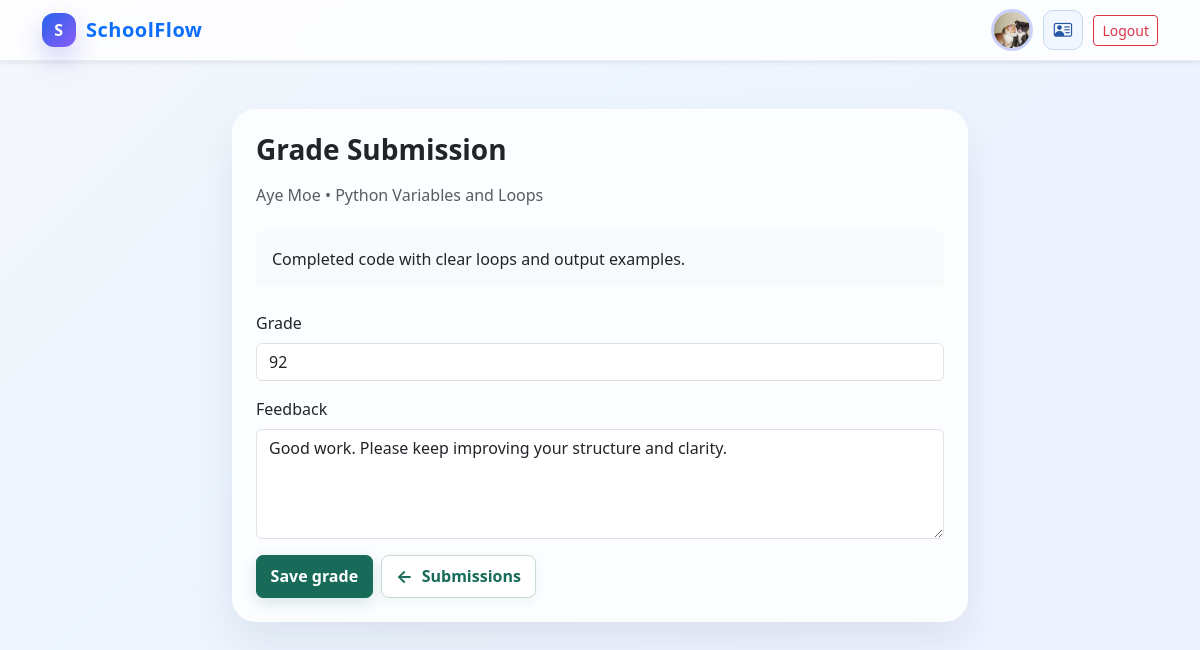
Screenshot of /submission/grade/6/ (signed in) with the database file from the repository.
### portal/models.py (models this page shows, shortened)
class User(AbstractUser):
    is_teacher = models.BooleanField(default=False)
    is_student = models.BooleanField(default=False)
    phone = models.CharField(max_length=20, blank=True, null=True)
    address = models.TextField(blank=True, null=True)
    profile_image = models.ImageField(upload_to='profiles/', blank=True, null=True)
    class Meta:
        permissions = [
            ("can_access_teacher_dashboard", "Can access teacher dashboard"),
            ("can_access_student_dashboard", "Can access student dashboard"),
        ]

class Submission(models.Model):
    student = models.ForeignKey(
        settings.AUTH_USER_MODEL,
        on_delete=models.CASCADE,
        related_name="submissions",
        limit_choices_to={"is_student": True},
    )
    assignment = models.ForeignKey(
        Assignment,
        on_delete=models.CASCADE,
        related_name="submissions",
    )
    content = models.TextField()
    grade = models.PositiveIntegerField(null=True, blank=True)
    submitted_at = models.DateTimeField(default=timezone.now)
    feedback = models.TextField(blank=True, null=True)
    class Meta:
        unique_together = ("student", "assignment")
        permissions = [
            ("can_submit_assignments", "Can submit assignments"),
            ("can_review_submissions", "Can review submissions"),
        ]

class Assignment(models.Model):
    title = models.CharField(max_length=200)
    description = models.TextField()
    due_date = models.DateTimeField()
    course = models.ForeignKey(
        Course,
        on_delete=models.CASCADE,
        related_name="assignments",
    )
    created_by = models.ForeignKey(
        settings.AUTH_USER_MODEL,
        on_delete=models.CASCADE,
        related_name="created_assignments",
        limit_choices_to={"is_teacher": True},
    )
    created_at = models.DateTimeField(auto_now_add=True)
    class Meta:
        permissions = [
            ("can_create_assignments", "Can create assignments"),
            ("can_grade_assignments", "Can grade assignments"),
        ]

### portal/views/submission_views.py (the view, shortened to what this page needs)
# urls.py: path('submission/grade/<int:submission_id>/', grade_submission, name='grade_submission'),
@login_required
@permission_required('portal.can_grade_assignments', raise_exception=True)
def grade_submission(request, submission_id):
    submission = get_object_or_404(
        Submission,
        pk=submission_id,
        assignment__course__created_by=request.user,
    )
    return render(request, 'grade_submission.html', {'submission': submission})

### templates/grade_submission.html (shortened to what this page needs)
{% extends 'base.html' %}
{% block content %}
<div class="container py-5">
  <div class="row justify-content-center">
    <div class="col-lg-8">
      <div class="card glass-card border-0 p-4">
        <h3 class="fw-bold mb-3">Grade Submission</h3>
        <p class="text-muted mb-4">{{ submission.student.get_full_name|default:submission.student.username }} • {{ submission.assignment.title }}</p>
        <div class="card bg-light border-0 p-3 mb-4">
          <p class="mb-0">{{ submission.content }}</p>
        </div>
        <form method="post">
          <div class="mb-3">
            <label class="form-label">Grade</label>
            <input type="number" min="1" max="100" class="form-control" name="grade" value="{{ submission.grade|default:'' }}" placeholder="1-100" required>
          </div>
          <div class="mb-3">
            <label class="form-label">Feedback</label>
            <textarea class="form-control" name="feedback" rows="4">{{ submission.feedback|default:'' }}</textarea>
          </div>
          <div class="d-flex gap-2">
            <button type="submit" class="btn btn-task">Save grade</button>
            <a href="{% url 'review_submissions' %}" class="btn-back">Submissions</a>
          </div>
        </form>
      </div>
    </div>
  </div>
</div>
{% endblock %}

### templates/base.html (shortened to what this page needs)
{% load static %}
<!DOCTYPE html>
<html lang="en">
  <head>
    <link href="https://cdn.jsdelivr.net/npm/bootstrap@5.3.3/dist/css/bootstrap.min.css" rel="stylesheet" />
    <link href="https://cdn.jsdelivr.net/npm/bootstrap-icons@1.11.3/font/bootstrap-icons.min.css" rel="stylesheet" />
    <link rel="stylesheet" href="https://cdnjs.cloudflare.com/ajax/libs/animate.css/4.1.1/animate.min.css" />
  </head>
  <body>
    <nav class="navbar navbar-expand-lg navbar-light bg-white shadow-sm sticky-top">
      <div class="container navbar-shell">
        <a class="navbar-brand text-primary" href="{% url 'home' %}">
          <span class="brand-mark">S</span>
          SchoolFlow
        </a>
        <div class="collapse navbar-collapse justify-content-end" id="navbarUserMenu">
          <div class="navbar-user-actions">
            {% if user.is_authenticated %}
              <div class="navbar-user-summary">
                {% if user.profile_image %}
                  <img src="{{ user.profile_image.url }}" class="placeholder-avatar" alt="" />
                {% else %}
                  <img src="{% static 'schoolflow-logo.svg' %}" class="placeholder-avatar" alt="" />
                {% endif %}
              </div>
              {% if user.is_teacher or user.is_student %}
                <a class="navbar-account-button" href="{% url 'account_profile' %}" aria-label="Account details" title="Account details">
                  <i class="bi bi-person-vcard" aria-hidden="true"></i>
                </a>
              {% endif %}
              <form method="post" action="{% url 'logout' %}" class="d-inline">
                <button type="submit" class="btn btn-outline-danger btn-sm">Logout</button>
              </form>
            {% else %}
              <a class="btn btn-primary btn-sm" href="{% url 'login' %}">Login</a>
            {% endif %}
          </div>
        </div>
      </div>
    </nav>
    {% block content %}{% endblock %}
  </body>
</html>

### templates/base.html (style rules this page uses)
:root { --primary: #2563eb; --primary-2: #4f46e5; --success: #10b981; --warning: #f59e0b; --dark: #0f172a; --muted: #64748b; --panel: rgba(255, 255, 255, 0.78); }
body { background: linear-gradient(135deg, #f4f7fb 0%, #edf5ff 35%, #eef2ff 100%); min-height: 100vh; color: var(--dark); }
.glass-card { background: var(--panel); backdrop-filter: blur(14px); border: 1px solid rgba(148, 163, 184, 0.22); box-shadow: 0 20px 45px rgba(15, 23, 42, 0.08); border-radius: 24px; }
.brand-mark { display: inline-flex; align-items: center; justify-content: center; width: 34px; height: 34px; border-radius: 12px; background: linear-gradient(135deg, var(--primary), #8b5cf6); color: white; font-weight: 800; font-size: 1rem; margin-right: 10px; box-shadow: 0 12px 26px rgba(79, 70, 229, 0.25); }
.navbar { background: rgba(255, 255, 255, 0.8) !important; backdrop-filter: blur(14px); border-bottom: 1px solid rgba(148, 163, 184, 0.18); }
.navbar-brand { display: inline-flex; align-items: center; flex: 0 0 auto; font-weight: 800; letter-spacing: 0.5px; }
.navbar-shell { gap: 0.75rem; flex-wrap: wrap; }
.navbar-user-actions { display: flex; align-items: center; justify-content: flex-end; gap: 0.65rem; margin-left: auto; min-width: 0; }
.navbar-user-summary { display: inline-flex; align-items: center; gap: 0.55rem; min-width: 0; color: var(--muted); }
.navbar-account-button { display: inline-grid; place-items: center; width: 40px; height: 40px; flex: 0 0 40px; border: 1px solid #c9d9ef; border-radius: 10px; background: #f2f7ff; color: #2457a6; font-size: 1.15rem; text-decoration: none; transition: background 180ms ease, border-color 180ms ease, transform 180ms ease; }
.btn-back { display: inline-flex; align-items: center; gap: 0.55rem; min-height: 42px; padding: 0.55rem 0.9rem; border: 1px solid #c8d8d4; border-radius: 8px; background: #fff; color: #176b58; font-weight: 700; text-decoration: none; box-shadow: 0 3px 10px rgba(23, 107, 88, 0.07); transition: transform 180ms ease, box-shadow 180ms ease, background 180ms ease; }
.btn-back::before { content: '\2190'; font-size: 1.1rem; line-height: 1; }
.btn-task { min-height: 40px; padding: 0.55rem 0.85rem; border: 1px solid #176b58; border-radius: 7px; background: #176b58; color: #fff; font-weight: 700; text-decoration: none; box-shadow: 0 5px 14px rgba(23, 107, 88, 0.16); transition: transform 180ms ease, box-shadow 180ms ease, background 180ms ease; }
.placeholder-avatar { width: 42px; height: 42px; flex: 0 0 42px; object-fit: cover; border-radius: 50%; border: 3px solid rgba(79, 70, 229, 0.15); background: linear-gradient(135deg, #e0e7ff, #dbeafe); }

### rows the page displays
User: profile_image (picture)
Submission: student.get_full_name "Aye Moe", assignment "Python Variables and Loops", content "Completed code with clear loops and output examples.", grade "92", feedback "Good work. Please keep improving your structure and clarity."
